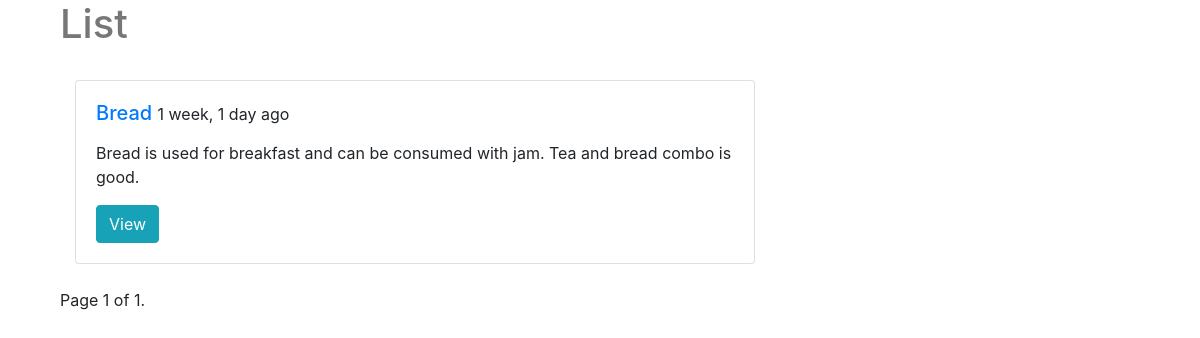
Page /posts/?page=2 on the earlier database version.
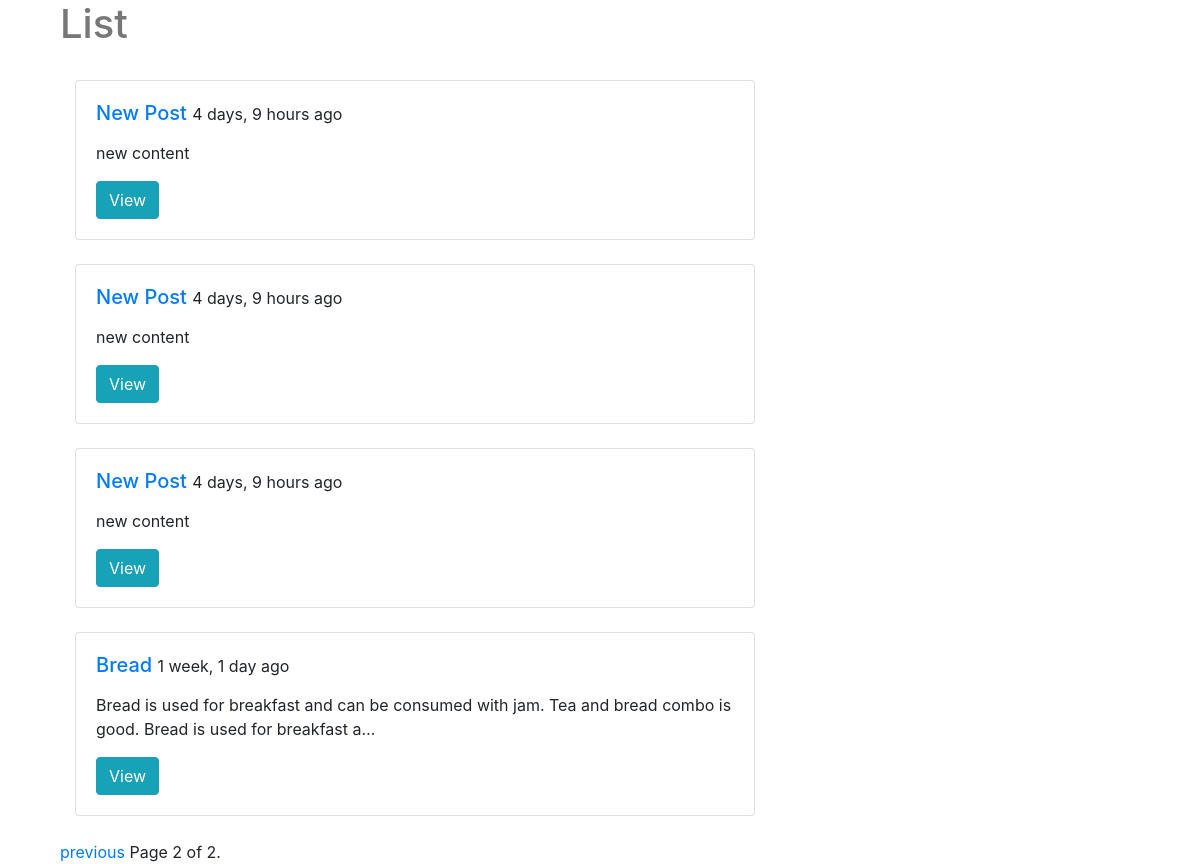
Same page on the later database version.
### posts/models.py (models this page shows, shortened)
class Post(models.Model):
    title = models.CharField(max_length=30)
    image = models.ImageField(upload_to=upload_location,
            null=True,
            blank=True,
            width_field="width_field",
            height_field="height_field")
    height_field = models.IntegerField(default=0)
    width_field = models.IntegerField(default=0)
    content = models.TextField()
    updated = models.DateTimeField(auto_now=True)
    timestamp = models.DateTimeField(auto_now_add=True)
    class Meta:
        ordering = ["-timestamp", "-updated"]

### posts/views.py (the view)
# urls.py: path('', post_list, name='list'),
def post_list(request):
    queryset_list = Post.objects.all()
    paginator = Paginator(queryset_list, 25)
    page_number = request.GET.get("page")
    queryset = paginator.get_page(page_number)
    context = {
            "object_list": queryset,
            "title": "List"
        }
    return render(request, 'posts/post_list.html', context)

### posts/templates/posts/post_list.html (shortened to what this page needs)
{% extends "posts/base.html" %}
{% block content %}
<div class='col-sm-8 col-sm-offset-3'>
    <h1>{{ title }}</h1><br/>
    {% for obj in object_list %}
    <div class="col-sm-12  mb-4">
        <div class="card">
            <div class="card-body">
                <h5 class="card-title">
                    <a href="{% url 'posts:detail' id=obj.id %}">{{ obj.title }}</a> <small>{{ obj.timestamp|timesince }} ago</small>
                </h5>
                <p class="card-text">{{ obj.content|linebreaks|truncatechars:120 }}</p>
                <a href="{% url 'posts:detail' id=obj.id %}" class="btn btn-info" role="button">View</a>
            </div>
        </div>
    </div>
{% endfor %}
<div class="pagination">
    <span class="step-links">
        {% if object_list.has_previous %}
            <a href="?page={{object_list.previous_page_number }}">previous</a>
        {% endif %}
        <span class="current">
            Page {{object_list.number }} of {{object_list.paginator.num_pages }}.
        </span>
    </span>
</div>
</div>
{% endblock content %}

### posts/templates/posts/base.html (shortened to what this page needs)
{% load static %}
<!DOCTYPE html>
<html lang="en">
<head>
    <link href="https://maxcdn.bootstrapcdn.com/bootstrap/4.5.2/css/bootstrap.min.css" rel="stylesheet">
    <link rel='stylesheet' href='{% static "css/base.css" %}'>
</head>
<body>
<div class="container">
{% block content %}{% endblock content %}
</div>
</body>
</html>

### static/css/base.css (style rules this page uses)
h1 { color: #777777; }

Differences in the rows shown:
added Post: title "New Post", timestamp "4 days, 9 hours", content "new content"
added Post: title "New Post", timestamp "4 days, 9 hours", content "new content"
added Post: title "New Post", timestamp "4 days, 9 hours", content "new content"
changed Post "Bread": content "Bread is used for breakfast and can be consumed with jam. Tea and bread combo is good." → "Bread is used for breakfast and can be consumed with jam. Tea and bread combo is good. Bread is used for breakfast a…"
Other differences:
{{ object_list.number }}: "1" → "2"
{{ object_list.paginator.num_pages }}: "1" → "2"
text now shown: "previous"
